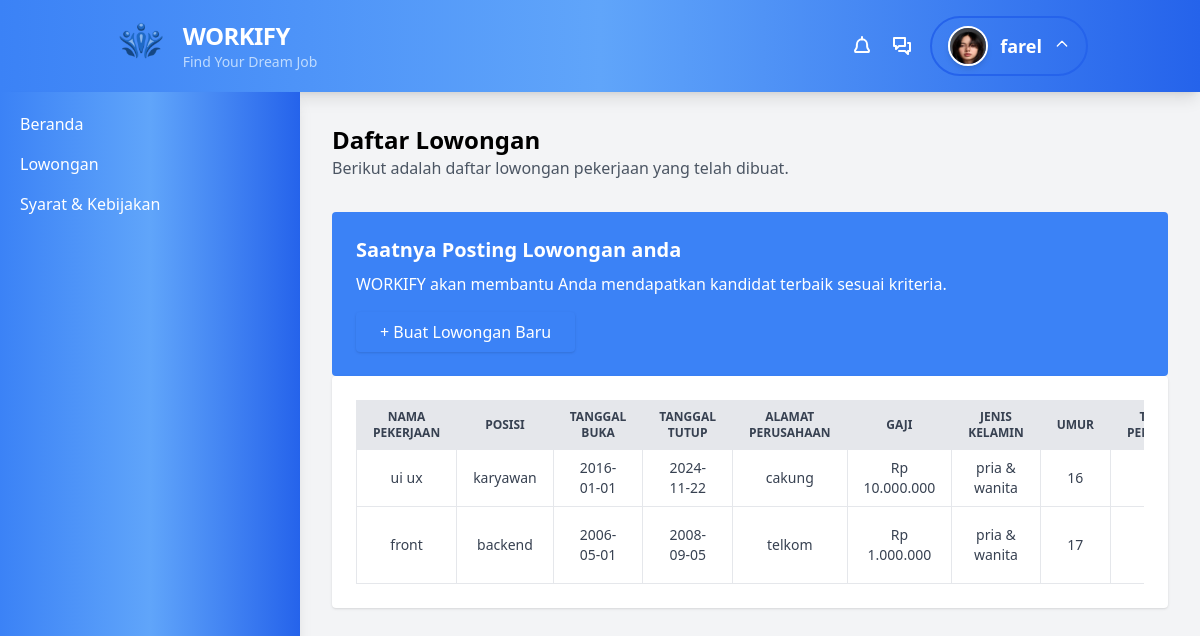
Screenshot of /perusahaan/lowongan/lowongan_tabel.php (signed in) with the database file from the repository.
### tables this page shows
CREATE TABLE `akun` (
  `id_akun` int(10) NOT NULL,
  `username` varchar(30) NOT NULL,
  `password` varchar(40) NOT NULL,
  `nama` varchar(50) NOT NULL,
  `role` enum('perusahaan','pengguna','','') NOT NULL,
  `email` varchar(50) NOT NULL
);

CREATE TABLE `lamaran` (
  `idloker` int(6) NOT NULL,
  `idpelamar` int(6) DEFAULT NULL,
  `idperusahaan` int(6) DEFAULT NULL,
  `tglbuka` date NOT NULL,
  `tglttp` date NOT NULL,
  `almtperusahaan` varchar(50) NOT NULL,
  `gaji` decimal(10,0) NOT NULL,
  `status` enum('dibuka','ditutup','','') NOT NULL,
  `posisi` varchar(20) NOT NULL,
  `jenis_kelamin` enum('pria & wanita','pria','wanita','') NOT NULL,
  `umur` int(3) NOT NULL,
  `tingkat_pendidikan` varchar(20) NOT NULL,
  `pengalaman_kerja` varchar(40) NOT NULL,
  `deskripsi_pekerjaan` text NOT NULL,
  `nama_pekerjaan` varchar(55) NOT NULL
);

### perusahaan/lowongan/lowongan_tabel.php (the view, shortened to what this page needs)
<!DOCTYPE html>
<html lang="id">
<head>
    <script src="https://cdn.tailwindcss.com"></script>
</head>
<body class="bg-gray-100">
<header class="bg-gradient-to-r from-blue-500 via-blue-400 to-blue-600 shadow-lg">
    <div class="container mx-auto flex justify-between items-center px-6 py-4">
        <div class="flex items-left space-x-4">
            <img src="../../asset/img/logo.png" alt="Workify Logo" class="h-10">
            <div>
                <h1 class="text-2xl font-extrabold text-white tracking-tight">WORKIFY</h1>
                <p class="text-sm text-blue-200">Find Your Dream Job</p>
            </div>
        </div>
        <nav class="hidden md:flex items-center space-x-6">
            <div class="flex items-center space-x-4">
                <a href="notif.html" class="hover:scale-110 transition">
                </a>
                <a href="chat.html" class="hover:scale-110 transition">
                    <svg class="w-6 h-6 text-white" fill="none" viewBox="0 0 24 24" xmlns="http://www.w3.org/2000/svg">
                        <path stroke="currentColor" stroke-width="2" stroke-linecap="round" stroke-linejoin="round"
                            d="M9 17h6l3 3v-3h2V9h-2M4 4h11v8H9l-3 3v-3H4V4Z" />
                    </svg>
                </a>
                <div class="relative">
                    <button id="profile-toggle" class="flex items-center space-x-3 focus:outline-none px-4 py-2 rounded-full border-2 border-blue-600">
                        <div class="w-10 h-10 rounded-full bg-gradient-to-r from-blue-400 to-blue-600 flex items-center justify-center shadow-md">
                            <img src="../../asset/img/lisa.jpg" alt="Profile" class="w-10 h-10 rounded-full border-2 border-white">
                        </div>
                        <?php
                            $id_akun = $_SESSION['id_akun'];
                            include '../../inc/koneksi.php';
                            $sql = mysqli_query($koneksi, "SELECT nama FROM akun WHERE id_akun = '$id_akun'");
                            $data = mysqli_fetch_array($sql);
                            ?>
                            <span class="text-lg font-semibold text-white flex items-center space-x-1">
                                <span><?php echo htmlspecialchars($data['nama']); ?></span>
                            </span>
                            <svg id="dropdown-icon" class="w-4 h-4 text-white transform transition-transform duration-300" xmlns="http://www.w3.org/2000/svg" fill="none" viewBox="0 0 24 24" stroke="currentColor">
                                <path stroke-linecap="round" stroke-linejoin="round" stroke-width="2" d="M5 12l7-7 7 7" />
                            </svg>
                    </button>
                </div>
        </nav>
</header>
<div class="flex h-screen">
    <aside class="w-1/4 bg-gradient-to-r from-blue-500 via-blue-400 to-blue-600 shadow-lg text-white p-5">
        <nav>
            <ul class="space-y-4">
                <li><a href="dashboard.php" class="block hover:text-gray-200">Beranda</a></li>
                <li><a href="lowongan_tabel.php" class="block hover:text-gray-200">Lowongan</a></li>
                <li><a href="#" class="block hover:text-gray-200">Syarat & Kebijakan</a></li>
            </ul>
        </nav>
    </aside>
    <main class="w-3/4 p-8 overflow-x-auto">
        <header class="mb-8">
            <h3 class="text-2xl font-semibold">Daftar Lowongan</h3>
            <p class="text-gray-600">Berikut adalah daftar lowongan pekerjaan yang telah dibuat.</p>
        </header>
        <section class="bg-blue-500 text-white p-6 rounded">
            <h4 class="text-xl font-semibold mb-2">Saatnya Posting Lowongan anda</h4>
            <p class="mb-4">WORKIFY akan membantu Anda mendapatkan kandidat terbaik sesuai kriteria.</p>
            <a href="buatlowongan.php">
                <button class="bg-blue-500 hover:bg-blue-600 text-white px-6 py-2 rounded shadow">
                    + Buat Lowongan Baru
                </button>
            </a>
        </section>
        <section class="bg-white shadow rounded p-6">
            <div class="overflow-x-auto">
                <table class="min-w-full border-collapse table-auto text-sm text-gray-700">
                    <thead class="bg-gray-200 text-gray-700 uppercase text-xs font-semibold">
                        <tr>
                            <th class="border px-4 py-2 text-center">Nama pekerjaan</th>
                            <th class="border px-4 py-2 text-center">Posisi</th>
                            <th class="border px-4 py-2 text-center">Tanggal Buka</th>
                            <th class="border px-4 py-2 text-center">Tanggal Tutup</th>
                            <th class="border px-4 py-2 text-center">Alamat Perusahaan</th>
                            <th class="border px-4 py-2 text-center">Gaji</th>
                            <th class="border px-4 py-2 text-center">Jenis Kelamin</th>
                            <th class="border px-4 py-2 text-center">Umur</th>
                            <th class="border px-4 py-2 text-center">Tingkat Pendidikan</th>
                        </tr>
                    </thead>
                    <tbody>
                    <?php
                        include "../../inc/koneksi.php";
                        $data = mysqli_query($koneksi, "SELECT * FROM lamaran");
                        while ($d = mysqli_fetch_array($data)) {
                    ?>
                    <tr class="hover:bg-gray-100">
                        <td class="border px-4 py-2 text-center"><?php echo $d['nama_pekerjaan']; ?></td>
                        <td class="border px-4 py-2 text-center"><?php echo $d['posisi']; ?></td>
                        <td class="border px-4 py-2 text-center"><?php echo $d['tglbuka']; ?></td>
                        <td class="border px-4 py-2 text-center"><?php echo $d['tglttp']; ?></td>
                        <td class="border px-4 py-2 text-center"><?php echo $d['almtperusahaan']; ?></td>
                        <td class="border px-4 py-2 text-center"><?php echo "Rp " . number_format($d['gaji'], 0, ',', '.'); ?></td>
                        <td class="border px-4 py-2 text-center"><?php echo $d['jenis_kelamin']; ?></td>
                        <td class="border px-4 py-2 text-center"><?php echo $d['umur']; ?></td>
                        <td class="border px-4 py-2 text-center"><?php echo $d['tingkat_pendidikan']; ?></td>
                    </tr>
                    <?php
                        }
                    ?>
                    </tbody>
                </table>
            </div>
        </section>
    </main>
</div>
</body>
</html>

### rows the page displays
akun: nama "farel"
lamaran: nama_pekerjaan "ui ux", posisi "karyawan", tglbuka "2016-01-01", tglttp "2024-11-22", almtperusahaan "cakung", gaji "10.000.000", jenis_kelamin "pria & wanita", umur "16"
lamaran: nama_pekerjaan "front", posisi "backend", tglbuka "2006-05-01", tglttp "2008-09-05", almtperusahaan "telkom", gaji "1.000.000", jenis_kelamin "pria & wanita", umur "17"
